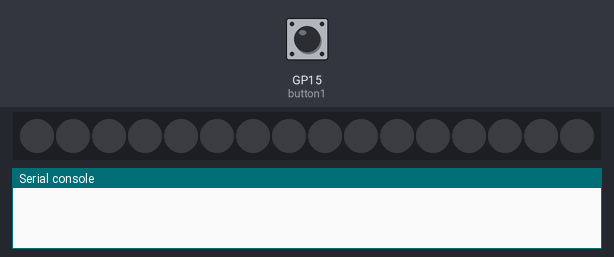
Bench run of a program on a simulated Raspberry Pi Pico running CircuitPython. Shown: 16 RGB LEDs in strip order, left to right, the last lines printed to the serial console. Inputs (shaded band) come from the test bench; at power-on: GP15 (button1) LOW. Dim RGB values are drawn brighter than linear.

Above: at 1.2 s.
1.3 s: GP15 (button1) pulled HIGH for 0.15 s
At 1.6 s:
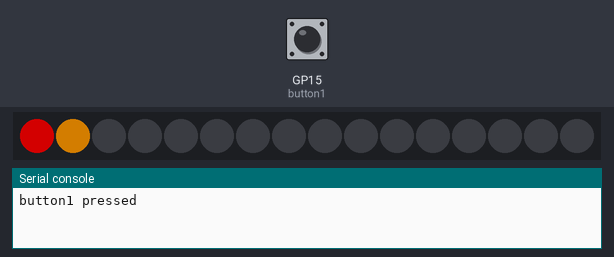
At 2.4 s:
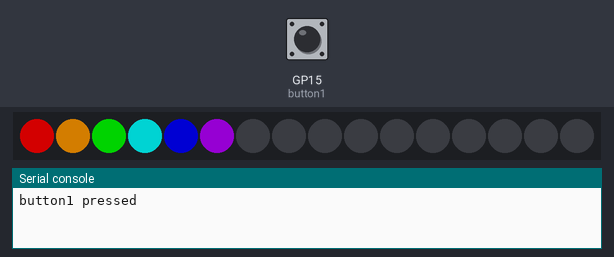
4.2 s: GP15 (button1) pulled HIGH for 1 s
At 5.21 s:
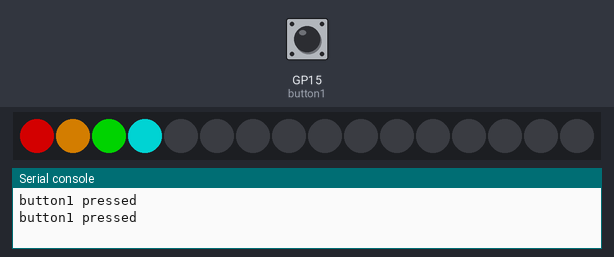
Timing chart, 0 to 7.2 s (numbered marks = the images above; inputs shaded):
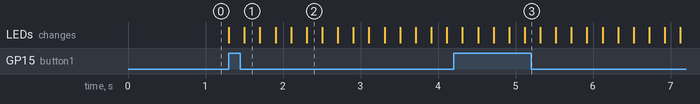

The program:

neopixel-button-experiments.py
```python
# HW Setup
# 3V to power rail
# Power rail to button
# GP15 to other side of button
# Neopixel control to GP0
# Neopixel ground to ground
# Neopixel VCC to VBUS

import time
import board
import digitalio
import board
import neopixel

# vars
speed = 0.2
RED = (255, 0, 0)
YELLOW = (255, 150, 0)
GREEN = (0, 255, 0)
CYAN = (0, 255, 255)
BLUE = (0, 0, 255)
PURPLE = (180, 0, 255)

color_list = [RED, YELLOW, GREEN, CYAN, BLUE, PURPLE, RED, YELLOW, GREEN, CYAN, BLUE, PURPLE, RED, YELLOW, GREEN, CYAN]

# Setup neopixel
num_pixels = 16

pixels = neopixel.NeoPixel(board.GP0, num_pixels)
pixels.brightness = 0.5

# Setup buttons
button1 = digitalio.DigitalInOut(board.GP15)
button1.switch_to_input(pull=digitalio.Pull.DOWN)

# Functions
def wheel(led,color):
        pixels[led] = color
        time.sleep(speed)

while True:
    if button1.value:
        print("button1 pressed")
        for i in range(num_pixels):
          wheel(i,color_list[i])

    pixels.fill((0, 0, 0))
```

Measured:
- after the input at 1.3 s, the LEDs: first change at once (image 1 shows a later state)
- after the input at 4.2 s, the LEDs: first differ from a run without the input after 0.32 s (image 3 shows a later state)
